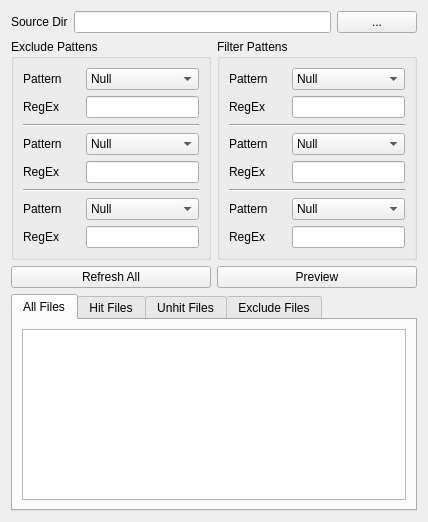
<?xml version="1.0" encoding="UTF-8"?>
<ui version="4.0">
 <class>FileFilterWidget</class>
 <widget class="QWidget" name="FileFilterWidget">
  <property name="geometry">
   <rect>
    <x>0</x>
    <y>0</y>
    <width>428</width>
    <height>522</height>
   </rect>
  </property>
  <property name="windowTitle">
   <string>FileFilter</string>
  </property>
  <layout class="QGridLayout" name="gridLayout_3">
   <item row="0" column="0">
    <widget class="QLabel" name="label">
     <property name="text">
      <string>Source Dir</string>
     </property>
     <property name="buddy">
      <cstring>editSrcDir</cstring>
     </property>
    </widget>
   </item>
   <item row="0" column="1">
    <widget class="DropEdit" name="editSrcDir"/>
   </item>
   <item row="0" column="2">
    <widget class="QPushButton" name="btnSrcDir">
     <property name="toolTip">
      <string>Choose Source Dir</string>
     </property>
     <property name="text">
      <string>...</string>
     </property>
    </widget>
   </item>
   <item row="1" column="0" colspan="3">
    <layout class="QHBoxLayout" name="horizontalLayout_4">
     <item>
      <widget class="QGroupBox" name="groupBox">
       <property name="title">
        <string>Exclude Pattens</string>
       </property>
       <layout class="QGridLayout" name="gridLayout">
        <item row="1" column="1" colspan="2">
         <widget class="QLineEdit" name="editEx1"/>
        </item>
        <item row="1" column="0">
         <widget class="QLabel" name="label_3">
          <property name="text">
           <string>RegEx</string>
          </property>
         </widget>
        </item>
        <item row="0" column="0">
         <widget class="QLabel" name="label_2">
          <property name="text">
           <string>Pattern</string>
          </property>
         </widget>
        </item>
        <item row="0" column="1" colspan="2">
         <widget class="QComboBox" name="comboEx1">
          <item>
           <property name="text">
            <string>Null</string>
           </property>
          </item>
          <item>
           <property name="text">
            <string>Manual</string>
           </property>
          </item>
         </widget>
        </item>
        <item row="2" column="0" colspan="3">
         <widget class="Line" name="line">
          <property name="orientation">
           <enum>Qt::Horizontal</enum>
          </property>
         </widget>
        </item>
        <item row="7" column="0">
         <widget class="QLabel" name="label_7">
          <property name="text">
           <string>RegEx</string>
          </property>
         </widget>
        </item>
        <item row="3" column="0">
         <widget class="QLabel" name="label_4">
          <property name="text">
           <string>Pattern</string>
          </property>
         </widget>
        </item>
        <item row="6" column="0">
         <widget class="QLabel" name="label_6">
          <property name="text">
           <string>Pattern</string>
          </property>
         </widget>
        </item>
        <item row="4" column="0">
         <widget class="QLabel" name="label_5">
          <property name="text">
           <string>RegEx</string>
          </property>
         </widget>
        </item>
        <item row="3" column="1" colspan="2">
         <widget class="QComboBox" name="comboEx2">
          <item>
           <property name="text">
            <string>Null</string>
           </property>
          </item>
          <item>
           <property name="text">
            <string>Manual</string>
           </property>
          </item>
         </widget>
        </item>
        <item row="4" column="1" colspan="2">
         <widget class="QLineEdit" name="editEx2"/>
        </item>
        <item row="5" column="0" colspan="3">
         <widget class="Line" name="line_3">
          <property name="orientation">
           <enum>Qt::Horizontal</enum>
          </property>
         </widget>
        </item>
        <item row="6" column="1" colspan="2">
         <widget class="QComboBox" name="comboEx3">
          <item>
           <property name="text">
            <string>Null</string>
           </property>
          </item>
          <item>
           <property name="text">
            <string>Manual</string>
           </property>
          </item>
         </widget>
        </item>
        <item row="7" column="1" colspan="2">
         <widget class="QLineEdit" name="editEx3"/>
        </item>
       </layout>
      </widget>
     </item>
     <item>
      <widget class="QGroupBox" name="groupBox_2">
       <property name="title">
        <string>Filter Pattens</string>
       </property>
       <layout class="QGridLayout" name="gridLayout_2">
        <item row="4" column="1" colspan="2">
         <widget class="QLineEdit" name="editIn2"/>
        </item>
        <item row="3" column="1" colspan="2">
         <widget class="QComboBox" name="comboIn2">
          <item>
           <property name="text">
            <string>Null</string>
           </property>
          </item>
          <item>
           <property name="text">
            <string>Manual</string>
           </property>
          </item>
         </widget>
        </item>
        <item row="1" column="1" colspan="2">
         <widget class="QLineEdit" name="editIn1"/>
        </item>
        <item row="0" column="1" colspan="2">
         <widget class="QComboBox" name="comboIn1">
          <item>
           <property name="text">
            <string>Null</string>
           </property>
          </item>
          <item>
           <property name="text">
            <string>Manual</string>
           </property>
          </item>
         </widget>
        </item>
        <item row="4" column="0">
         <widget class="QLabel" name="label_16">
          <property name="text">
           <string>RegEx</string>
          </property>
         </widget>
        </item>
        <item row="6" column="0">
         <widget class="QLabel" name="label_15">
          <property name="text">
           <string>Pattern</string>
          </property>
         </widget>
        </item>
        <item row="3" column="0">
         <widget class="QLabel" name="label_14">
          <property name="text">
           <string>Pattern</string>
          </property>
         </widget>
        </item>
        <item row="7" column="0">
         <widget class="QLabel" name="label_13">
          <property name="text">
           <string>RegEx</string>
          </property>
         </widget>
        </item>
        <item row="2" column="0" colspan="3">
         <widget class="Line" name="line_4">
          <property name="orientation">
           <enum>Qt::Horizontal</enum>
          </property>
         </widget>
        </item>
        <item row="0" column="0">
         <widget class="QLabel" name="label_11">
          <property name="text">
           <string>Pattern</string>
          </property>
         </widget>
        </item>
        <item row="1" column="0">
         <widget class="QLabel" name="label_10">
          <property name="text">
           <string>RegEx</string>
          </property>
         </widget>
        </item>
        <item row="5" column="0" colspan="3">
         <widget class="Line" name="line_5">
          <property name="orientation">
           <enum>Qt::Horizontal</enum>
          </property>
         </widget>
        </item>
        <item row="6" column="1" colspan="2">
         <widget class="QComboBox" name="comboIn3">
          <item>
           <property name="text">
            <string>Null</string>
           </property>
          </item>
          <item>
           <property name="text">
            <string>Manual</string>
           </property>
          </item>
         </widget>
        </item>
        <item row="7" column="1" colspan="2">
         <widget class="QLineEdit" name="editIn3"/>
        </item>
       </layout>
      </widget>
     </item>
    </layout>
   </item>
   <item row="3" column="0" colspan="3">
    <widget class="QTabWidget" name="tabWidget">
     <property name="currentIndex">
      <number>0</number>
     </property>
     <widget class="QWidget" name="tab">
      <attribute name="title">
       <string>All Files</string>
      </attribute>
      <layout class="QHBoxLayout" name="horizontalLayout">
       <item>
        <widget class="QListWidget" name="listAll"/>
       </item>
      </layout>
     </widget>
     <widget class="QWidget" name="tab_2">
      <attribute name="title">
       <string>Hit Files</string>
      </attribute>
      <layout class="QHBoxLayout" name="horizontalLayout_2">
       <item>
        <widget class="QListWidget" name="listHit"/>
       </item>
      </layout>
     </widget>
     <widget class="QWidget" name="tab_3">
      <attribute name="title">
       <string>Unhit Files</string>
      </attribute>
      <layout class="QHBoxLayout" name="horizontalLayout_3">
       <item>
        <widget class="QListWidget" name="listUnhit"/>
       </item>
      </layout>
     </widget>
     <widget class="QWidget" name="tab_4">
      <attribute name="title">
       <string>Exclude Files</string>
      </attribute>
      <layout class="QHBoxLayout" name="horizontalLayout_6">
       <item>
        <widget class="QListWidget" name="listExclude"/>
       </item>
      </layout>
     </widget>
    </widget>
   </item>
   <item row="2" column="0" colspan="3">
    <layout class="QHBoxLayout" name="horizontalLayout_5">
     <item>
      <widget class="QPushButton" name="btnRefresh">
       <property name="toolTip">
        <string>Press this button when source dir changed</string>
       </property>
       <property name="text">
        <string>Refresh All</string>
       </property>
      </widget>
     </item>
     <item>
      <widget class="QPushButton" name="btnPreview">
       <property name="toolTip">
        <string>Press this button to view result of applying regex pattens</string>
       </property>
       <property name="text">
        <string>Preview</string>
       </property>
      </widget>
     </item>
    </layout>
   </item>
  </layout>
  <zorder>label</zorder>
  <zorder>btnSrcDir</zorder>
  <zorder>tabWidget</zorder>
  <zorder>editSrcDir</zorder>
 </widget>
 <customwidgets>
  <customwidget>
   <class>DropEdit</class>
   <extends>QLineEdit</extends>
   <header>dropedit.h</header>
  </customwidget>
 </customwidgets>
 <tabstops>
  <tabstop>editSrcDir</tabstop>
  <tabstop>btnSrcDir</tabstop>
  <tabstop>comboEx1</tabstop>
  <tabstop>editEx1</tabstop>
  <tabstop>comboEx2</tabstop>
  <tabstop>editEx2</tabstop>
  <tabstop>comboEx3</tabstop>
  <tabstop>editEx3</tabstop>
  <tabstop>comboIn1</tabstop>
  <tabstop>editIn1</tabstop>
  <tabstop>comboIn2</tabstop>
  <tabstop>editIn2</tabstop>
  <tabstop>comboIn3</tabstop>
  <tabstop>editIn3</tabstop>
  <tabstop>btnRefresh</tabstop>
  <tabstop>btnPreview</tabstop>
  <tabstop>tabWidget</tabstop>
  <tabstop>listAll</tabstop>
  <tabstop>listHit</tabstop>
  <tabstop>listUnhit</tabstop>
  <tabstop>listExclude</tabstop>
 </tabstops>
 <resources/>
 <connections>
  <connection>
   <sender>btnSrcDir</sender>
   <signal>clicked()</signal>
   <receiver>FileFilterWidget</receiver>
   <slot>onBtnSrcDir()</slot>
   <hints>
    <hint type="sourcelabel">
     <x>388</x>
     <y>23</y>
    </hint>
    <hint type="destinationlabel">
     <x>423</x>
     <y>108</y>
    </hint>
   </hints>
  </connection>
  <connection>
   <sender>comboEx1</sender>
   <signal>currentIndexChanged(int)</signal>
   <receiver>FileFilterWidget</receiver>
   <slot>onComboEx1(int)</slot>
   <hints>
    <hint type="sourcelabel">
     <x>152</x>
     <y>74</y>
    </hint>
    <hint type="destinationlabel">
     <x>5</x>
     <y>65</y>
    </hint>
   </hints>
  </connection>
  <connection>
   <sender>comboEx2</sender>
   <signal>currentIndexChanged(int)</signal>
   <receiver>FileFilterWidget</receiver>
   <slot>onComboEx2(int)</slot>
   <hints>
    <hint type="sourcelabel">
     <x>88</x>
     <y>129</y>
    </hint>
    <hint type="destinationlabel">
     <x>6</x>
     <y>132</y>
    </hint>
   </hints>
  </connection>
  <connection>
   <sender>comboEx3</sender>
   <signal>currentIndexChanged(int)</signal>
   <receiver>FileFilterWidget</receiver>
   <slot>onComboEx3(int)</slot>
   <hints>
    <hint type="sourcelabel">
     <x>101</x>
     <y>190</y>
    </hint>
    <hint type="destinationlabel">
     <x>4</x>
     <y>195</y>
    </hint>
   </hints>
  </connection>
  <connection>
   <sender>comboIn1</sender>
   <signal>currentIndexChanged(int)</signal>
   <receiver>FileFilterWidget</receiver>
   <slot>onComboIn1(int)</slot>
   <hints>
    <hint type="sourcelabel">
     <x>341</x>
     <y>72</y>
    </hint>
    <hint type="destinationlabel">
     <x>421</x>
     <y>69</y>
    </hint>
   </hints>
  </connection>
  <connection>
   <sender>comboIn2</sender>
   <signal>currentIndexChanged(int)</signal>
   <receiver>FileFilterWidget</receiver>
   <slot>onComboIn2(int)</slot>
   <hints>
    <hint type="sourcelabel">
     <x>347</x>
     <y>128</y>
    </hint>
    <hint type="destinationlabel">
     <x>423</x>
     <y>150</y>
    </hint>
   </hints>
  </connection>
  <connection>
   <sender>comboIn3</sender>
   <signal>currentIndexChanged(int)</signal>
   <receiver>FileFilterWidget</receiver>
   <slot>onComboIn3(int)</slot>
   <hints>
    <hint type="sourcelabel">
     <x>360</x>
     <y>195</y>
    </hint>
    <hint type="destinationlabel">
     <x>425</x>
     <y>203</y>
    </hint>
   </hints>
  </connection>
  <connection>
   <sender>editEx1</sender>
   <signal>textEdited(QString)</signal>
   <receiver>FileFilterWidget</receiver>
   <slot>onEditEx1(QString)</slot>
   <hints>
    <hint type="sourcelabel">
     <x>96</x>
     <y>98</y>
    </hint>
    <hint type="destinationlabel">
     <x>4</x>
     <y>100</y>
    </hint>
   </hints>
  </connection>
  <connection>
   <sender>editEx2</sender>
   <signal>textEdited(QString)</signal>
   <receiver>FileFilterWidget</receiver>
   <slot>onEditEx2(QString)</slot>
   <hints>
    <hint type="sourcelabel">
     <x>116</x>
     <y>159</y>
    </hint>
    <hint type="destinationlabel">
     <x>6</x>
     <y>166</y>
    </hint>
   </hints>
  </connection>
  <connection>
   <sender>editEx3</sender>
   <signal>textEdited(QString)</signal>
   <receiver>FileFilterWidget</receiver>
   <slot>onEditEx3(QString)</slot>
   <hints>
    <hint type="sourcelabel">
     <x>119</x>
     <y>223</y>
    </hint>
    <hint type="destinationlabel">
     <x>4</x>
     <y>237</y>
    </hint>
   </hints>
  </connection>
  <connection>
   <sender>editIn1</sender>
   <signal>textEdited(QString)</signal>
   <receiver>FileFilterWidget</receiver>
   <slot>onEditIn1(QString)</slot>
   <hints>
    <hint type="sourcelabel">
     <x>313</x>
     <y>95</y>
    </hint>
    <hint type="destinationlabel">
     <x>421</x>
     <y>98</y>
    </hint>
   </hints>
  </connection>
  <connection>
   <sender>editIn2</sender>
   <signal>textEdited(QString)</signal>
   <receiver>FileFilterWidget</receiver>
   <slot>onEditIn2(QString)</slot>
   <hints>
    <hint type="sourcelabel">
     <x>319</x>
     <y>158</y>
    </hint>
    <hint type="destinationlabel">
     <x>423</x>
     <y>176</y>
    </hint>
   </hints>
  </connection>
  <connection>
   <sender>editIn3</sender>
   <signal>textEdited(QString)</signal>
   <receiver>FileFilterWidget</receiver>
   <slot>onEditIn3(QString)</slot>
   <hints>
    <hint type="sourcelabel">
     <x>331</x>
     <y>214</y>
    </hint>
    <hint type="destinationlabel">
     <x>424</x>
     <y>241</y>
    </hint>
   </hints>
  </connection>
  <connection>
   <sender>btnRefresh</sender>
   <signal>clicked()</signal>
   <receiver>FileFilterWidget</receiver>
   <slot>onBtnRefresh()</slot>
   <hints>
    <hint type="sourcelabel">
     <x>125</x>
     <y>253</y>
    </hint>
    <hint type="destinationlabel">
     <x>424</x>
     <y>291</y>
    </hint>
   </hints>
  </connection>
  <connection>
   <sender>btnPreview</sender>
   <signal>clicked()</signal>
   <receiver>FileFilterWidget</receiver>
   <slot>onBtnPreview()</slot>
   <hints>
    <hint type="sourcelabel">
     <x>339</x>
     <y>258</y>
    </hint>
    <hint type="destinationlabel">
     <x>424</x>
     <y>272</y>
    </hint>
   </hints>
  </connection>
 </connections>
 <slots>
  <slot>onBtnSrcDir()</slot>
  <slot>onComboEx1(int)</slot>
  <slot>onComboEx2(int)</slot>
  <slot>onComboEx3(int)</slot>
  <slot>onComboIn1(int)</slot>
  <slot>onComboIn2(int)</slot>
  <slot>onComboIn3(int)</slot>
  <slot>onEditEx1(QString)</slot>
  <slot>onEditEx2(QString)</slot>
  <slot>onEditEx3(QString)</slot>
  <slot>onEditIn1(QString)</slot>
  <slot>onEditIn2(QString)</slot>
  <slot>onEditIn3(QString)</slot>
  <slot>onBtnRefresh()</slot>
  <slot>onBtnPreview()</slot>
 </slots>
</ui>
